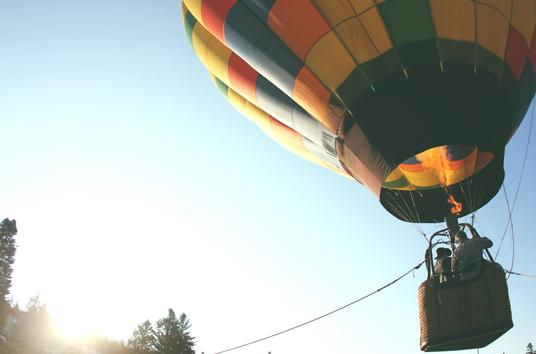
#> input picture test.jpg, 536 x 354 px
$ python -i baturalp.py   (imports and definitions only)
#> lines starting #> are read from the running program, lines starting #| are printed output that depends on the picture; after the words box and inside, x2 and y2 are one past the last pixel; in counts of white or black regions, pixels touching at a corner belong together
#> further down, picture is the input picture: shape (354, 536, 3); mean B, G, R 182.6, 187.1, 180.6

import cv2
import numpy as np
import scipy.interpolate as sc
from PIL.ImageFilter import (
   BLUR, CONTOUR, DETAIL, EDGE_ENHANCE, EDGE_ENHANCE_MORE,
   EMBOSS, FIND_EDGES, SMOOTH, SMOOTH_MORE, SHARPEN
)
from PIL import Image,ImageOps,ImageEnhance
import matplotlib.pyplot as plt
import math
from random import randint,uniform
# [1 line not run here, left out]
# [10 lines left out: functions rotate_right, rotate_left, not called in this run]
def crop_image(image,w,h,x,y):
  crop = image[y:y + h, x:x + w]
  return crop
# [51 lines left out: functions mirror_image, flip_image, brighntess_change, contrast_change, change_brightness_of_image, change_contrast_of_image, not called in this run]
def invert_image(image):
  imagem = cv2.bitwise_not(image)
  return imagem
# [48 lines left out: functions histogram_normalization, clahe, otsu_binarization, not called in this run]
def oil_painting(image):
  res = cv2.xphoto.oilPainting(image, 7, 1)
  return res
def watercolor(image):
  res = cv2.stylization(image, sigma_s=60, sigma_r=0.6)
  return res
def bw_pencil(image):
  dst_gray, dst_color = cv2.pencilSketch(image, sigma_s=60, sigma_r=0.07, shade_factor=0.05)
  return dst_gray
def colored_pencil(image):
  dst_gray, dst_color = cv2.pencilSketch(image, sigma_s=60, sigma_r=0.07, shade_factor=0.05)
  return dst_color
def blue_shift_filter(image):
  image = cv2.cvtColor(image, cv2.COLOR_BGR2RGB)
  return image
def random_filter(image):
  image = cv2.absdiff(image,100)
  return image

# [214 lines left out: functions fisheyelast, twist, swirl, frostedgalss, bathroom_effect, bath2_effect and 8 more, not called in this run]
def bilateral(img):
  # Convert image to grayscale
  gray = cv2.cvtColor(img, cv2.COLOR_BGR2GRAY)
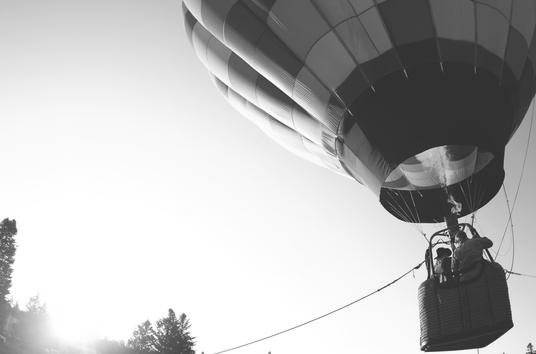
#> gray: shape (354, 536); min 22, max 255, mean 184.6

  # Apply median blur
  gray = cv2.medianBlur(gray, 3)

  # Detect edges with adaptive threshold
  edges = cv2.adaptiveThreshold(gray, 255, cv2.ADAPTIVE_THRESH_MEAN_C, cv2.THRESH_BINARY, 9, 9)
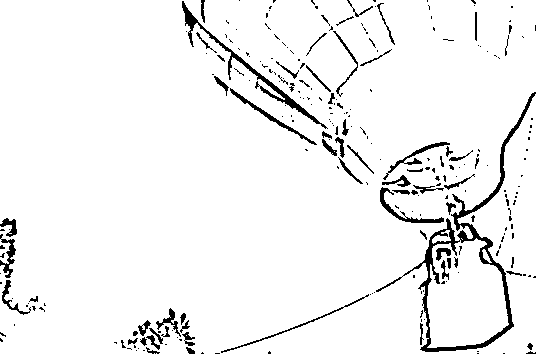
#> edges: shape (354, 536); 94.8% white; 254 black regions (186 under 20 px), largest, box (x1, y1, x2, y2) and area: (376, 92, 536, 352) 2739, (182, 1, 328, 129) 1066, (380, 187, 444, 223) 374

  # Apply bilateral filter
  color = cv2.bilateralFilter(img, 5, 50, 5)

  # Merge the colors of same image using "edges" as a mask
  cartoon = cv2.bitwise_and(color, color, mask=edges)
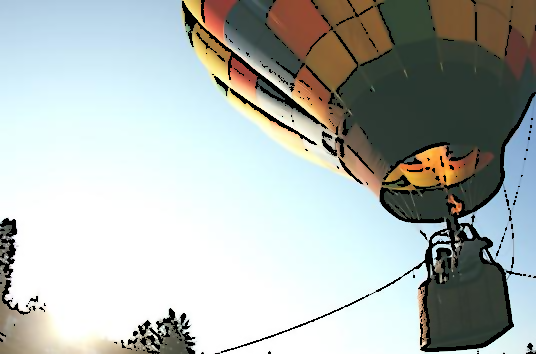
#> cartoon: shape (354, 536, 3); mean B, G, R 178.1, 181.9, 175.2
  return cartoon
def negative_filter(img):
  imagem = cv2.bitwise_not(img)
  return imagem

def sharpen(image):
  kernel = np.array([[-1, -1, -1], [-1, 9, -1], [-1, -1, -1]])
  return cv2.filter2D(image, -1, kernel)


# [5 lines left out: function sepia, not called in this run]

def gaussianBlur(image):
  return cv2.GaussianBlur(image, (15, 15), 0)

# [5 lines left out: function emboss, not called in this run]
def spreadLookupTable(x, y):
  spline = sc.UnivariateSpline(x, y)
  return spline(range(256))

# [19 lines left out: functions coldImage, warmImage, black_white, not called in this run]
def gray(img):
  gray = cv2.cvtColor(img, cv2.COLOR_BGR2GRAY)
  return gray
# [23 lines left out: functions edges_filter, random_filter_2, random_filter_3, not called in this run]


# [1 line that did not run here, left out]
#PIL format to cv2 format
# [1 line not run here, left out]

>>> import cv2
>>> picture = cv2.imread('test.jpg')
>>> result = bilateral(picture)
